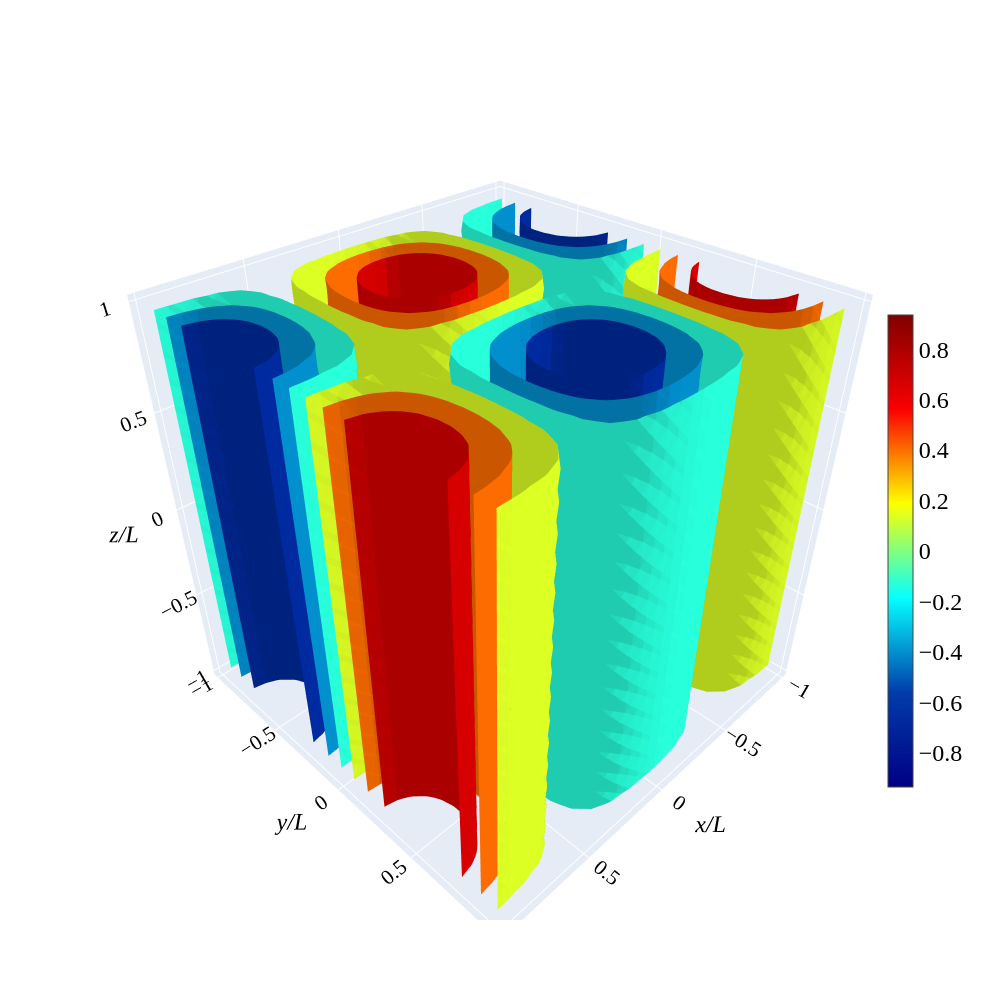

The code cell stored with this chart in its notebook:
### Code cell
x = np.linspace(0,1,Nx+1)[:,None]
y = np.linspace(0,1,Ny+1)[:,None]
X, Y = np.meshgrid(x, y)
fig = plt.figure(figsize=(10, 8))
plt.streamplot(X,Y,u[:,int(Nx/2),:,0].T,u[:,int(Nx/2),:,2].T,density=3)
plt.tick_params(labelsize=15)
plt.xlim(0.0,1.0)
plt.xlabel('$x$', size = 18)
plt.ylabel('$y$', size = 18)
plt.title(r"$Re=100,N = 32 \times 32 \times 32$", size = 18)
plt.ylim(0.0,1.0)
fig1=plt.gcf()
ax=plt.gca();#获得坐标轴的句柄
ax.spines['bottom'].set_linewidth(1)###设置底部坐标轴的粗细
ax.spines['left'].set_linewidth(1)####设置左边坐标轴的粗细
ax.spines['right'].set_linewidth(1)###设置右边坐标轴的粗细
ax.spines['top'].set_linewidth(1)
#plt.savefig('streamline_100_32_classical.jpg', format='jpg', dpi=100)
plt.show()

### Figure 1 — Plotly figure (JSON) as saved in the notebook; plotly's stock layout.template omitted (floating-point values rounded to 4 significant figures; data arrays with more than 128 entries replaced by an {"elided": "..."} marker saying what was removed)
{"data": [{"caps": {"x": {"show": false}, "y": {"show": false}, "z": {"show": false}}, "colorbar": {"len": 0.6, "lenmode": "fraction", "thickness": 25, "tickfont": {"family": "Times New Roman", "size": 24}, "x": 0.95, "xanchor": "left", "y": 0.45, "yanchor": "middle"}, "colorscale": [[0, "rgb(0,0,131)"], [0.2, "rgb(0,60,170)"], [0.4, "rgb(5,255,255)"], [0.6, "rgb(255,255,0)"], [0.8, "rgb(250,0,0)"], [1, "rgb(128,0,0)"]], "isomax": 0.9354, "isomin": -0.9354, "opacity": 1, "surface": {"count": 8}, "type": "isosurface", "value": {"elided": "32768 float values"}, "x": {"elided": "32768 float values"}, "y": {"elided": "32768 float values"}, "z": {"elided": "32768 float values"}}], "layout": {"autosize": true, "dragmode": "zoom", "font": {"color": "black", "family": "Times New Roman", "size": 16}, "height": 1000, "scene": {"xaxis": {"title": {"font": {"family": "Times New Roman", "size": 24, "style": "italic"}, "text": "x/L"}}, "yaxis": {"title": {"font": {"family": "Times New Roman", "size": 24, "style": "italic"}, "text": "y/L"}}, "zaxis": {"title": {"font": {"family": "Times New Roman", "size": 24, "style": "italic"}, "text": "z/L"}}}, "width": 1000}}
